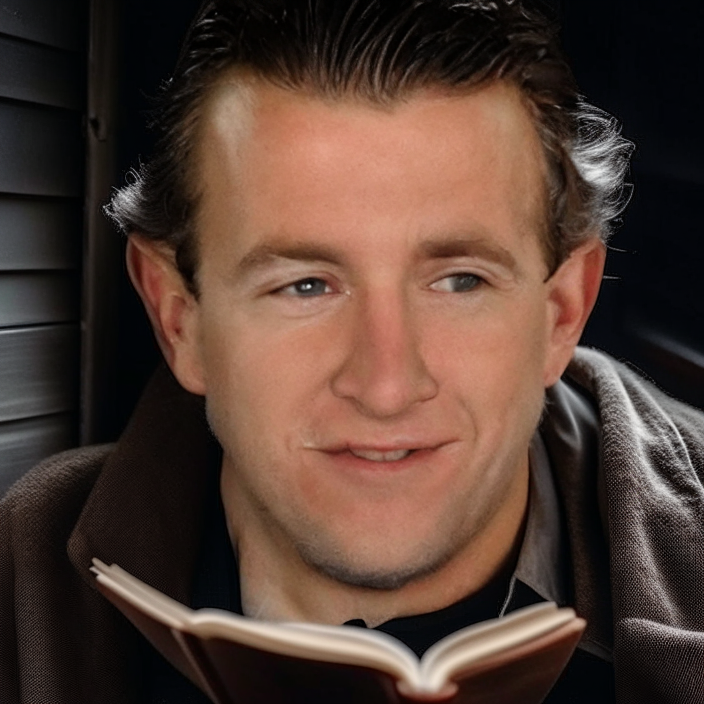
#> input picture data/celeba_inpaint_2/000023_inpaint_000.png, 704 x 704 px, found by its file name; its folder holds 4 pictures in this run
$ python show_inference_images.py
#> lines starting #> are read from the running program, lines starting #| are printed output that depends on the picture
import os

import matplotlib.pyplot as plt
import pandas as pd


def save_grid_image(
    image_dir, ncol=4, vlm_result=None, landmark_result=None, sort_with_score=None
) -> None:
#> called with image_dir = 'data/celeba_inpaint_2', ncol = 4
    images = [
        (i, plt.imread(f"{image_dir}/{i}"))
        for i in sorted(os.listdir(image_dir))
        if (i.endswith(".png") or i.endswith("jpg")) and not i.startswith("grid")
    ]
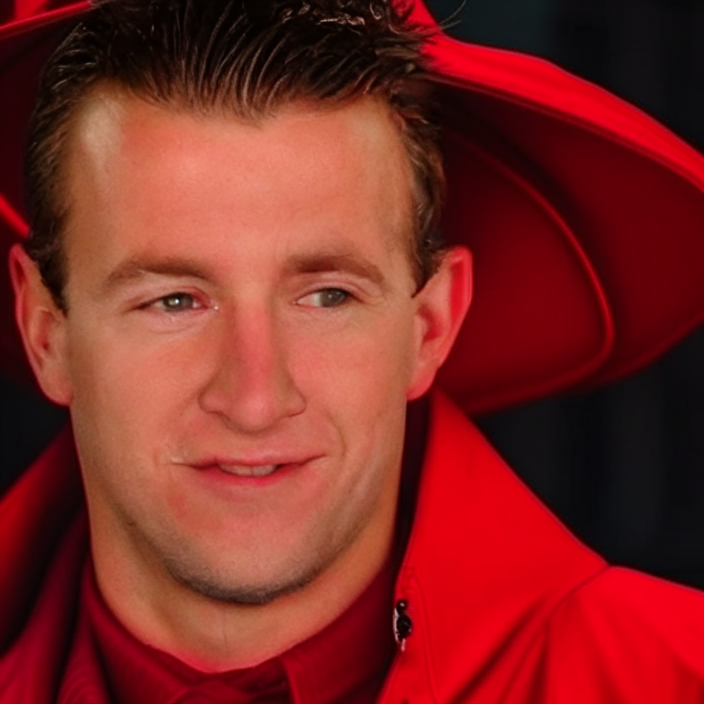
#> input picture data/celeba_inpaint_2/000023_inpaint_001.png, 704 x 704 px, found by its file name
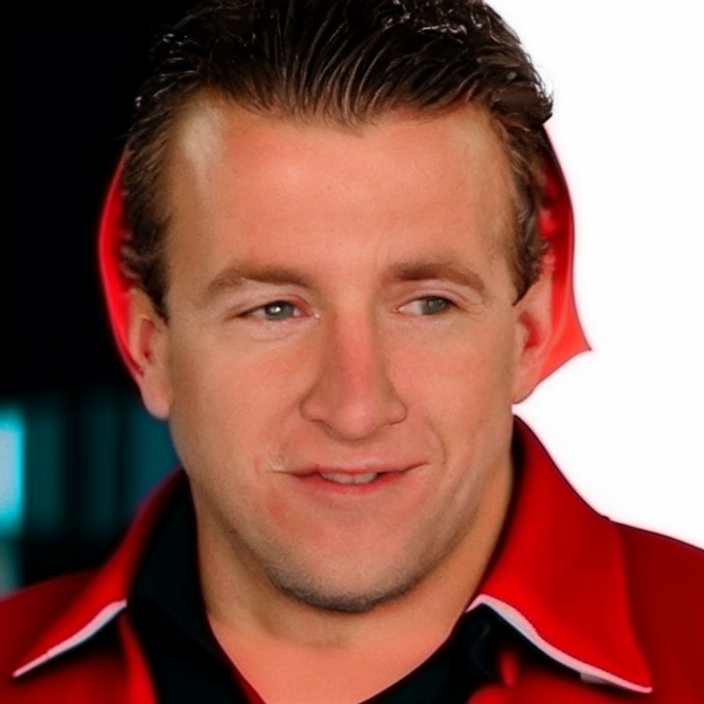
#> input picture data/celeba_inpaint_2/000023_inpaint_002.png, 704 x 704 px, found by its file name
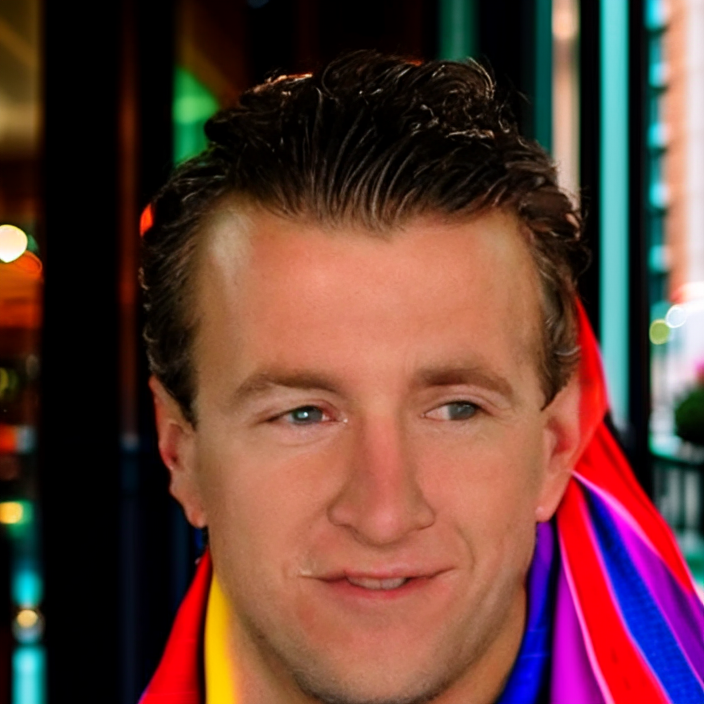
#> input picture data/celeba_inpaint_2/000023_inpaint_003.png, 704 x 704 px, found by its file name
#> images = 4 items

    if sort_with_score is not None:
        df = pd.read_csv(sort_with_score)
        images_and_score = []
        for filename, _ in images:
            filepath = os.path.join(image_dir, filename)
            clip_i = df[df["image_path"] == filepath]["sim_img2img"].values[0]
            clip_t = df[df["image_path"] == filepath]["sim_txt2img"].values[0]
            score = df[df["image_path"] == filepath]["face_separation"].values[0]
            images_and_score.append(
                (filename, plt.imread(filepath), score, clip_i, clip_t)
            )
        images_and_score = sorted(images_and_score, key=lambda x: x[2], reverse=True)
        images = [(filename, image) for filename, image, _, _, _ in images_and_score]

    num_images = len(images)
#> num_images = 4
    nrow = (num_images + ncol - 1) // ncol
#> nrow = 1

    fig_width = min(20, 5 * ncol)
    fig_height = min(50, 5 * nrow)
#> fig_height = 5

    plt.figure(figsize=(fig_width, fig_height))
    for i, (filename, image) in enumerate(images):
        label = filename if vlm_result is None else f"{filename} : {vlm_result[i]}"
        if (
            landmark_result is not None
            and filename.endswith("_white.png")
            and not filename.startswith("reference")
        ):
            label += f"\n{landmark_result[i // 2 - 1]:.2f}"
        if sort_with_score is not None:
            label += f"\nfs: {images_and_score[i][2]}\nci: {images_and_score[i][3]}\nct: {images_and_score[i][4]}"
        plt.subplot(nrow, ncol, i + 1)
        plt.imshow(image)
        plt.title(label, fontsize=8)
        plt.axis("off")
#> this loop made 4 passes
#> label on passes 1 to 4: '000023_inpaint_000.png', '000023_inpaint_001.png', '000023_inpaint_002.png', '000023_inpaint_003.png'

    plt.tight_layout()
    plt.savefig(f"{image_dir}/grid.png", bbox_inches="tight")
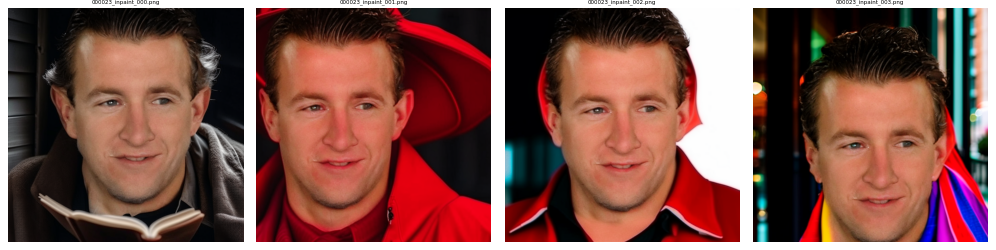
#> figure drawn by matplotlib, 4 panels
    plt.close()


if __name__ == "__main__":

    # set image_dir to the directory containing the images
    image_dir = "data/celeba_inpaint_2"

    vlm_result = None
    landmark_result = None
    sort_with_score = None

    save_grid_image(
        image_dir,
        vlm_result=vlm_result,
        landmark_result=landmark_result,
        sort_with_score=sort_with_score,
    )
